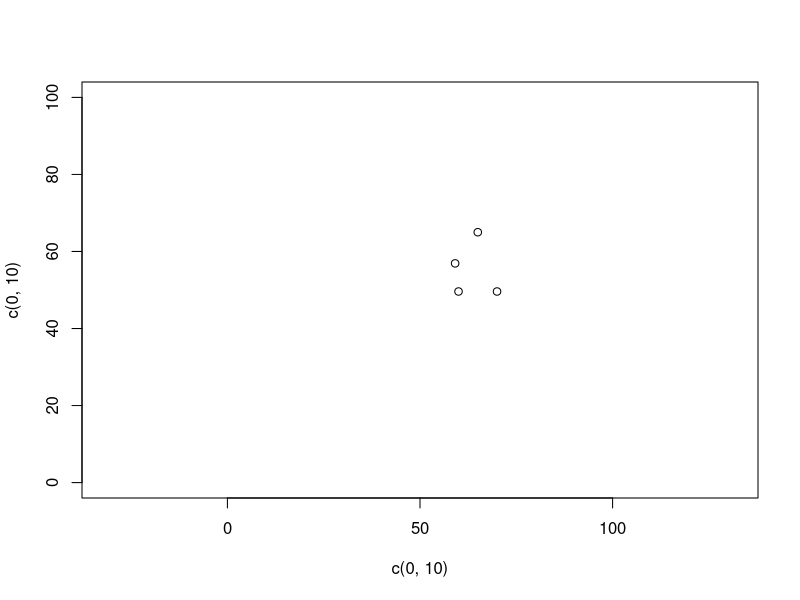

This chart was generated by the following R code:
## ---- chunk 1
#middle circle
plot(c(0,10),c(0,10),type="n",xlim=c(0,100),ylim=c(0,100),asp=1)
x<-cos(seq(0,(2*pi),by=.1))
y<-sin(seq(0,(2*pi),by=.1))
#polygon(50+(10*x),50+(10*y),col="light blue") #middle circle
#polygon(40+(6*x),60+(12*y),col=rainbow(6)) #upper left oval
#polygon(c(35,35,45,45),c(57,47,47,57),col=cm.colors(11)) #big square
points(c(65,60,70,65-(10*cos(.3*pi))),c(65,65-(5/tan(pi/10)),65-(5/tan(pi/10)),65-10*sin(.3*pi)))
